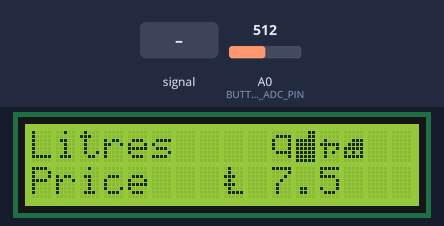
A sketch run on a simulated Arduino Uno, built with avr-gcc and run on an emulated ATmega328P. Shown: 16×2 character LCD. The inputs (shaded band) are chosen by the test bench; at power-on: A0 (BUTTON_ADC_PIN) = 512.

Above: at 1.2 s.
1.3 s: A0 (BUTTON_ADC_PIN) set to 716
2.8 s: A0 (BUTTON_ADC_PIN) fed a 200 Hz sine of ±255 counts around its level
At 3.41 s:
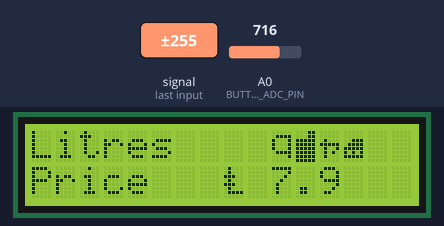
4.3 s: A0 (BUTTON_ADC_PIN) fed a 50 Hz sine of ±306 counts around its level
At 6.08 s:
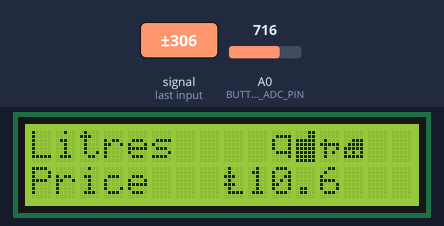
7.3 s: A0 (BUTTON_ADC_PIN) set to 511
10.3 s: A0 (BUTTON_ADC_PIN) set to 306
At 17.0 s:
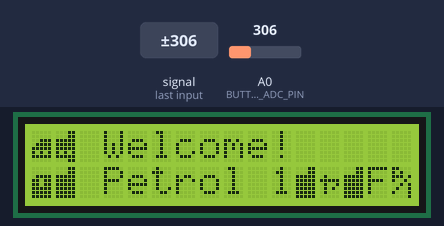
Timing chart, 0 to 17.3 s (numbered marks = the images above; inputs shaded):
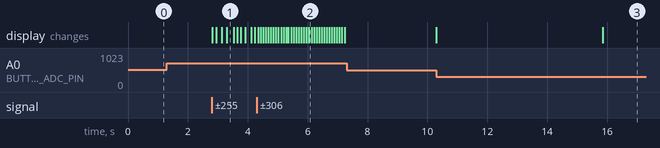

Measured:
- after the input at 1.3 s, every drawn part: stays the same
- after the input at 2.8 s, the display: first changes at once (image 1 shows a later state)
- after the input at 10.3 s, the display: changes after 5.6 s (image 3)

The sketch:

petrol_pump.ino
```cpp
/*
 * Toy petrol pump
 * Uses a 16x2 LCD display
 */

#include <LiquidCrystal.h>
LiquidCrystal lcd(8, 9, 4, 5, 6, 7);

// Constants
#define BUTTON_ADC_PIN           A0  // A0 is the button ADC input
#define LCD_BACKLIGHT_PIN        10  // D10 controls LCD backlight
#define RIGHT_10BIT_ADC           0  // right
#define UP_10BIT_ADC            145  // up
#define DOWN_10BIT_ADC          329  // down
#define LEFT_10BIT_ADC          505  // left
#define SELECT_10BIT_ADC        741  // right
#define BUTTONHYSTERESIS         10  // hysteresis for valid button sensing window
#define BUTTON_NONE               0  //
#define BUTTON_RIGHT              1  //
#define BUTTON_UP                 2  //
#define BUTTON_DOWN               3  //
#define BUTTON_LEFT               4  //
#define BUTTON_SELECT             5  //

// Global variables
byte buttonJustPressed  = false;         //this will be true after a ReadButtons() call if triggered
byte buttonJustReleased = false;         //this will be true after a ReadButtons() call if triggered
byte buttonWas          = BUTTON_NONE;   //used by ReadButtons() for detection of button events
char welcomeMsg[]       = "Welcome!";
float pricePerLitre     = 117.9;
byte inFuelMode         = false;
byte wasInFuelMode      = false;
float flowRate          = 0.01;
unsigned long timeOut   = 50000;

byte topLeftPumpSymbol[8] = {
    0b00000,
    0b00000,
    0b00111,
    0b01111,
    0b11111,
    0b10101,
    0b11111,
    0b00000
};
byte topRightPumpSymbol[8] = {
    0b00011,
    0b00011,
    0b11111,
    0b11111,
    0b11111,
    0b10101,
    0b11111,
    0b00011
};
byte bottomLeftPumpSymbol[8] = {
    0b00000,
    0b00000,
    0b01111,
    0b11011,
    0b11011,
    0b11111,
    0b11111,
    0b11111
};
byte bottomRightPumpSymbol[8] = {
    0b00011,
    0b00011,
    0b11111,
    0b11111,
    0b11111,
    0b11111,
    0b11111,
    0b11111
};
byte perLitreSymbol[8] = {
    0b11000,
    0b10100,
    0b11101,
    0b10010,
    0b00101,
    0b01001,
    0b10001,
    0b00001
};

void setup() {
  // Set the LCD's number of columns and rows respectively
  lcd.begin(16,2);

  // Display the pump's welcome message
  displayWelcome(welcomeMsg, pricePerLitre);
}

void loop() {

  byte WELCOME = 0;
  byte STARTED = 1;
  byte STOPPED = 2;

  float numLitresServed = 0;
  byte state = WELCOME;
  bool welcomeAlreadyShown = true;
  unsigned long stopTime = 0;

  while (true) {
    byte button = readButtons();
    bool nozzleTriggered = (button == BUTTON_LEFT);

    if (state == WELCOME) {
      if (nozzleTriggered) {
        numLitresServed = 0;  // just started fuelling up
        initaliseCostDisplay();
        state = STARTED;
      } else {
        if (!welcomeAlreadyShown) {
          displayWelcome(welcomeMsg, pricePerLitre);
          welcomeAlreadyShown = true;
        }
      }
    } else if (state == STARTED) {
      if (nozzleTriggered) {
        welcomeAlreadyShown = false;
        numLitresServed += flowRate;  // increment the amount of litres served
        displayLitresAndCost(numLitresServed, pricePerLitre);  // display cost
      } else {
        state = STOPPED;
        stopTime = 0;
      }
    } else {  // STOPPED state
      stopTime += 1;
      if (stopTime >= timeOut) {
        state = WELCOME;  // reset
      } else if (nozzleTriggered) {
        state = STARTED;
      }
    }
  }
}

char* roundToOneDecimalPlace(float x) {
  char buffer[7];
  return(dtostrf(x, 5, 1, buffer));  // 5 digits, 1 decimal place
}

char* roundToTwoDecimalPlaces(float x) {
  char buffer[8];
  return(dtostrf(x, 5, 2, buffer));  // 5 digits, 1 decimal place
}

void initaliseCostDisplay() {
  // Clear the display
  lcd.clear();

  // Top line
  lcd.setCursor(0,0);
  lcd.write("Litres   ");

  // Bottom line
  lcd.setCursor(0,1);
  lcd.write("Price   ");
  lcd.write(0b11101101);
}

void displayLitresAndCost(float numLitres, float pricePerLitreInPence) {
  float priceInPounds = numLitres * pricePerLitreInPence / 100;
  displayCost(numLitres, priceInPounds);
}

void displayCost(float numLitres, float priceInPounds) {
  // Top line
  lcd.setCursor(9,0);
  lcd.write(roundToTwoDecimalPlaces(numLitres));

  // Bottom line
  lcd.setCursor(9,1);
  lcd.write(roundToTwoDecimalPlaces(priceInPounds));
}

// Display the welcome message
void displayWelcome(char* msg, float pricePerLitre) {

  // Clear the LCD display
  lcd.clear();

  // Build the petrol pump symbols
  lcd.createChar(0, topLeftPumpSymbol);
  lcd.createChar(1, topRightPumpSymbol);
  lcd.createChar(2, bottomLeftPumpSymbol);
  lcd.createChar(3, bottomRightPumpSymbol);
  lcd.createChar(4, perLitreSymbol);
  lcd.setCursor(0,0);

  // Top line
  lcd.write(byte(0));
  lcd.write(byte(1));
  lcd.setCursor(3,0);
  lcd.write(msg);

  // Bottom line
  lcd.setCursor(0,1);
  lcd.write(byte(2));
  lcd.write(byte(3));
  lcd.setCursor(3,1);
  lcd.print("Petrol ");  // Display the price per litre
  lcd.print(roundToOneDecimalPlace(pricePerLitre));
  lcd.write(byte(4));
}

// Set up the backlight.
void setBacklight() {
  digitalWrite(LCD_BACKLIGHT_PIN, HIGH);  //backlight control pin D3 is high (on)
  pinMode(LCD_BACKLIGHT_PIN, OUTPUT);     //D3 is an output
}

// This code comes directly from:
// http://linksprite.com/wiki/index.php5?title=16_X_2_LCD_Keypad_Shield_for_Arduino
byte readButtons()
{
   unsigned int buttonVoltage;
   byte button = BUTTON_NONE;   // return no button pressed if the below checks don't write to btn

   //read the button ADC pin voltage
   buttonVoltage = analogRead( BUTTON_ADC_PIN );
   //sense if the voltage falls within valid voltage windows
   if( buttonVoltage < ( RIGHT_10BIT_ADC + BUTTONHYSTERESIS ) )
   {
      button = BUTTON_RIGHT;
   }
   else if(   buttonVoltage >= ( UP_10BIT_ADC - BUTTONHYSTERESIS )
           && buttonVoltage <= ( UP_10BIT_ADC + BUTTONHYSTERESIS ) )
   {
      button = BUTTON_UP;
   }
   else if(   buttonVoltage >= ( DOWN_10BIT_ADC - BUTTONHYSTERESIS )
           && buttonVoltage <= ( DOWN_10BIT_ADC + BUTTONHYSTERESIS ) )
   {
      button = BUTTON_DOWN;
   }
   else if(   buttonVoltage >= ( LEFT_10BIT_ADC - BUTTONHYSTERESIS )
           && buttonVoltage <= ( LEFT_10BIT_ADC + BUTTONHYSTERESIS ) )
   {
      button = BUTTON_LEFT;
   }
   else if(   buttonVoltage >= ( SELECT_10BIT_ADC - BUTTONHYSTERESIS )
           && buttonVoltage <= ( SELECT_10BIT_ADC + BUTTONHYSTERESIS ) )
   {
      button = BUTTON_SELECT;
   }
   //handle button flags for just pressed and just released events
   if( ( buttonWas == BUTTON_NONE ) && ( button != BUTTON_NONE ) )
   {
      //the button was just pressed, set buttonJustPressed, this can optionally be used to trigger a once-off action for a button press event
      //it's the duty of the receiver to clear these flags if it wants to detect a new button change event
      buttonJustPressed  = true;
      buttonJustReleased = false;
   }
   if( ( buttonWas != BUTTON_NONE ) && ( button == BUTTON_NONE ) )
   {
      buttonJustPressed  = false;
      buttonJustReleased = true;
   }

   //save the latest button value, for change event detection next time round
   buttonWas = button;

   return( button );
}
```
